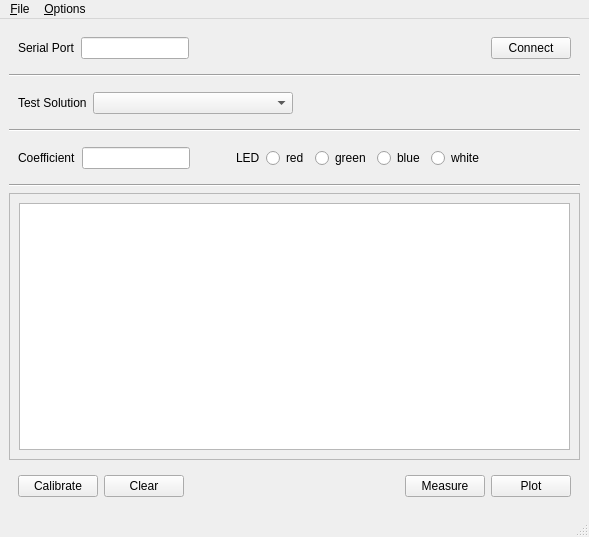
<?xml version="1.0" encoding="UTF-8"?>
<ui version="4.0">
 <class>MainWindow</class>
 <widget class="QMainWindow" name="MainWindow">
  <property name="geometry">
   <rect>
    <x>0</x>
    <y>0</y>
    <width>589</width>
    <height>537</height>
   </rect>
  </property>
  <property name="windowTitle">
   <string>Colorimeter Measurement</string>
  </property>
  <widget class="QWidget" name="centralwidget">
   <layout class="QVBoxLayout" name="verticalLayout">
    <item>
     <widget class="QWidget" name="widget" native="true">
      <property name="sizePolicy">
       <sizepolicy hsizetype="Preferred" vsizetype="Fixed">
        <horstretch>0</horstretch>
        <verstretch>0</verstretch>
       </sizepolicy>
      </property>
      <layout class="QHBoxLayout" name="horizontalLayout">
       <item>
        <widget class="QLabel" name="label">
         <property name="text">
          <string>Serial Port</string>
         </property>
        </widget>
       </item>
       <item>
        <widget class="QLineEdit" name="portLineEdit">
         <property name="sizePolicy">
          <sizepolicy hsizetype="Fixed" vsizetype="Fixed">
           <horstretch>0</horstretch>
           <verstretch>0</verstretch>
          </sizepolicy>
         </property>
         <property name="maximumSize">
          <size>
           <width>140</width>
           <height>16777215</height>
          </size>
         </property>
        </widget>
       </item>
       <item>
        <spacer name="horizontalSpacer">
         <property name="orientation">
          <enum>Qt::Horizontal</enum>
         </property>
         <property name="sizeHint" stdset="0">
          <size>
           <width>40</width>
           <height>20</height>
          </size>
         </property>
        </spacer>
       </item>
       <item>
        <widget class="QPushButton" name="connectPushButton">
         <property name="text">
          <string>Connect</string>
         </property>
        </widget>
       </item>
      </layout>
     </widget>
    </item>
    <item>
     <widget class="Line" name="line">
      <property name="orientation">
       <enum>Qt::Horizontal</enum>
      </property>
     </widget>
    </item>
    <item>
     <widget class="QWidget" name="testSolutionWidget" native="true">
      <layout class="QHBoxLayout" name="horizontalLayout_5">
       <item>
        <widget class="QLabel" name="label_4">
         <property name="text">
          <string>Test Solution</string>
         </property>
        </widget>
       </item>
       <item>
        <widget class="QComboBox" name="testSolutionComboBox">
         <property name="sizePolicy">
          <sizepolicy hsizetype="Fixed" vsizetype="Fixed">
           <horstretch>0</horstretch>
           <verstretch>0</verstretch>
          </sizepolicy>
         </property>
         <property name="minimumSize">
          <size>
           <width>200</width>
           <height>0</height>
          </size>
         </property>
        </widget>
       </item>
       <item>
        <spacer name="horizontalSpacer_5">
         <property name="orientation">
          <enum>Qt::Horizontal</enum>
         </property>
         <property name="sizeHint" stdset="0">
          <size>
           <width>461</width>
           <height>20</height>
          </size>
         </property>
        </spacer>
       </item>
      </layout>
     </widget>
    </item>
    <item>
     <widget class="Line" name="line_2">
      <property name="orientation">
       <enum>Qt::Horizontal</enum>
      </property>
     </widget>
    </item>
    <item>
     <widget class="QWidget" name="coeffLEDWidget" native="true">
      <layout class="QHBoxLayout" name="horizontalLayout_2">
       <item>
        <widget class="QLabel" name="label_2">
         <property name="text">
          <string>Coefficient</string>
         </property>
        </widget>
       </item>
       <item>
        <widget class="QLineEdit" name="coefficientLineEdit">
         <property name="sizePolicy">
          <sizepolicy hsizetype="Fixed" vsizetype="Fixed">
           <horstretch>0</horstretch>
           <verstretch>0</verstretch>
          </sizepolicy>
         </property>
         <property name="maximumSize">
          <size>
           <width>120</width>
           <height>16777215</height>
          </size>
         </property>
        </widget>
       </item>
       <item>
        <spacer name="horizontalSpacer_4">
         <property name="orientation">
          <enum>Qt::Horizontal</enum>
         </property>
         <property name="sizeType">
          <enum>QSizePolicy::Fixed</enum>
         </property>
         <property name="sizeHint" stdset="0">
          <size>
           <width>40</width>
           <height>20</height>
          </size>
         </property>
        </spacer>
       </item>
       <item>
        <widget class="QLabel" name="label_3">
         <property name="text">
          <string>LED</string>
         </property>
        </widget>
       </item>
       <item>
        <widget class="QRadioButton" name="redRadioButton">
         <property name="sizePolicy">
          <sizepolicy hsizetype="Minimum" vsizetype="Fixed">
           <horstretch>0</horstretch>
           <verstretch>0</verstretch>
          </sizepolicy>
         </property>
         <property name="text">
          <string>red</string>
         </property>
        </widget>
       </item>
       <item>
        <widget class="QRadioButton" name="greenRadioButton">
         <property name="sizePolicy">
          <sizepolicy hsizetype="Minimum" vsizetype="Fixed">
           <horstretch>0</horstretch>
           <verstretch>0</verstretch>
          </sizepolicy>
         </property>
         <property name="text">
          <string>green</string>
         </property>
        </widget>
       </item>
       <item>
        <widget class="QRadioButton" name="blueRadioButton">
         <property name="sizePolicy">
          <sizepolicy hsizetype="Minimum" vsizetype="Fixed">
           <horstretch>0</horstretch>
           <verstretch>0</verstretch>
          </sizepolicy>
         </property>
         <property name="text">
          <string>blue</string>
         </property>
        </widget>
       </item>
       <item>
        <widget class="QRadioButton" name="whiteRadioButton">
         <property name="text">
          <string>white</string>
         </property>
        </widget>
       </item>
       <item>
        <spacer name="horizontalSpacer_2">
         <property name="orientation">
          <enum>Qt::Horizontal</enum>
         </property>
         <property name="sizeHint" stdset="0">
          <size>
           <width>40</width>
           <height>20</height>
          </size>
         </property>
        </spacer>
       </item>
      </layout>
     </widget>
    </item>
    <item>
     <widget class="Line" name="line_3">
      <property name="orientation">
       <enum>Qt::Horizontal</enum>
      </property>
     </widget>
    </item>
    <item>
     <widget class="QFrame" name="frame">
      <property name="frameShape">
       <enum>QFrame::StyledPanel</enum>
      </property>
      <property name="frameShadow">
       <enum>QFrame::Raised</enum>
      </property>
      <layout class="QHBoxLayout" name="horizontalLayout_4">
       <item>
        <widget class="ColorimeterTableWidget" name="tableWidget">
         <property name="editTriggers">
          <set>QAbstractItemView::AnyKeyPressed|QAbstractItemView::DoubleClicked|QAbstractItemView::SelectedClicked</set>
         </property>
         <property name="alternatingRowColors">
          <bool>true</bool>
         </property>
         <property name="selectionMode">
          <enum>QAbstractItemView::ContiguousSelection</enum>
         </property>
         <property name="rowCount">
          <number>0</number>
         </property>
         <property name="columnCount">
          <number>0</number>
         </property>
        </widget>
       </item>
      </layout>
     </widget>
    </item>
    <item>
     <widget class="QWidget" name="widget_3" native="true">
      <property name="sizePolicy">
       <sizepolicy hsizetype="Minimum" vsizetype="Fixed">
        <horstretch>0</horstretch>
        <verstretch>0</verstretch>
       </sizepolicy>
      </property>
      <property name="maximumSize">
       <size>
        <width>16777215</width>
        <height>16777215</height>
       </size>
      </property>
      <layout class="QHBoxLayout" name="horizontalLayout_3">
       <item>
        <widget class="QPushButton" name="calibratePushButton">
         <property name="text">
          <string>Calibrate</string>
         </property>
        </widget>
       </item>
       <item>
        <widget class="QPushButton" name="clearPushButton">
         <property name="text">
          <string>Clear</string>
         </property>
        </widget>
       </item>
       <item>
        <spacer name="horizontalSpacer_3">
         <property name="orientation">
          <enum>Qt::Horizontal</enum>
         </property>
         <property name="sizeHint" stdset="0">
          <size>
           <width>40</width>
           <height>20</height>
          </size>
         </property>
        </spacer>
       </item>
       <item>
        <widget class="QPushButton" name="measurePushButton">
         <property name="text">
          <string>Measure</string>
         </property>
        </widget>
       </item>
       <item>
        <widget class="QPushButton" name="plotPushButton">
         <property name="text">
          <string>Plot</string>
         </property>
        </widget>
       </item>
      </layout>
     </widget>
    </item>
   </layout>
  </widget>
  <widget class="QMenuBar" name="menubar">
   <property name="geometry">
    <rect>
     <x>0</x>
     <y>0</y>
     <width>589</width>
     <height>23</height>
    </rect>
   </property>
   <widget class="QMenu" name="menuFile">
    <property name="title">
     <string>&amp;File</string>
    </property>
    <addaction name="actionSave"/>
    <addaction name="actionLoad"/>
   </widget>
   <widget class="QMenu" name="menuOptions">
    <property name="title">
     <string>&amp;Options</string>
    </property>
    <widget class="QMenu" name="menuInclude">
     <property name="title">
      <string>Include</string>
     </property>
     <addaction name="actionIncludeUserTestSolutions"/>
     <addaction name="actionIncludeDefaultTestSolutions"/>
    </widget>
    <addaction name="menuInclude"/>
    <addaction name="actionEditTestSolutions"/>
   </widget>
   <addaction name="menuFile"/>
   <addaction name="menuOptions"/>
  </widget>
  <widget class="QStatusBar" name="statusbar"/>
  <action name="actionReloadTestSolutions">
   <property name="text">
    <string>Reload Test Solutions</string>
   </property>
  </action>
  <action name="actionIncludeUserTestSolutions">
   <property name="checkable">
    <bool>true</bool>
   </property>
   <property name="text">
    <string>User Test Solutions</string>
   </property>
  </action>
  <action name="actionIncludeDefaultTestSolutions">
   <property name="checkable">
    <bool>true</bool>
   </property>
   <property name="text">
    <string>Default Test Solutions</string>
   </property>
  </action>
  <action name="actionLoad">
   <property name="text">
    <string>Load</string>
   </property>
  </action>
  <action name="actionSave">
   <property name="text">
    <string>Save</string>
   </property>
  </action>
  <action name="actionImportTestSolution">
   <property name="text">
    <string>Import Test Solution...</string>
   </property>
  </action>
  <action name="actionRemoveTestSolution">
   <property name="text">
    <string>Remove Test Solution...</string>
   </property>
  </action>
  <action name="actionEditTestSolutions">
   <property name="text">
    <string>Edit Test Solutions...</string>
   </property>
  </action>
 </widget>
 <customwidgets>
  <customwidget>
   <class>ColorimeterTableWidget</class>
   <extends>QTableWidget</extends>
   <header>colorimeter_common.table_widget</header>
  </customwidget>
 </customwidgets>
 <resources/>
 <connections/>
</ui>
